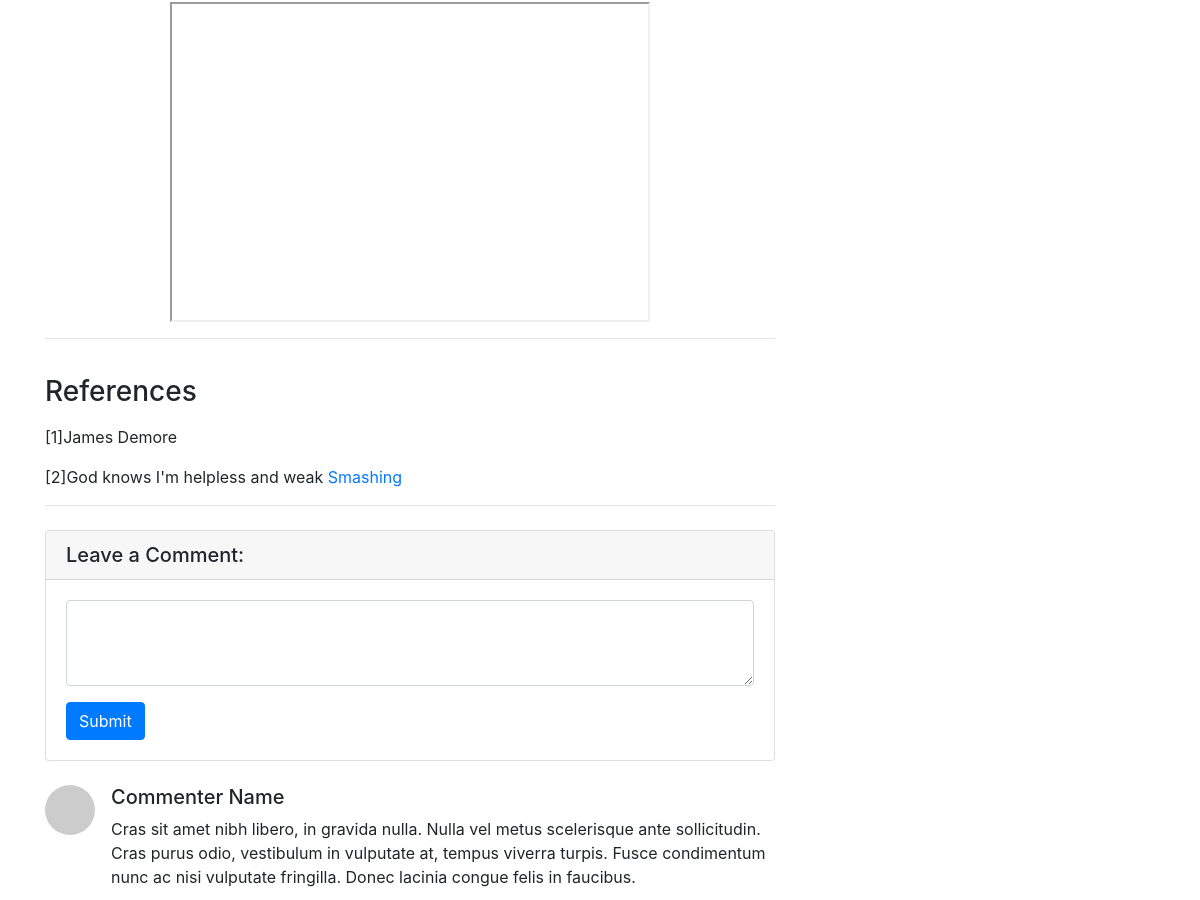
The app's page / (middle part), older data.
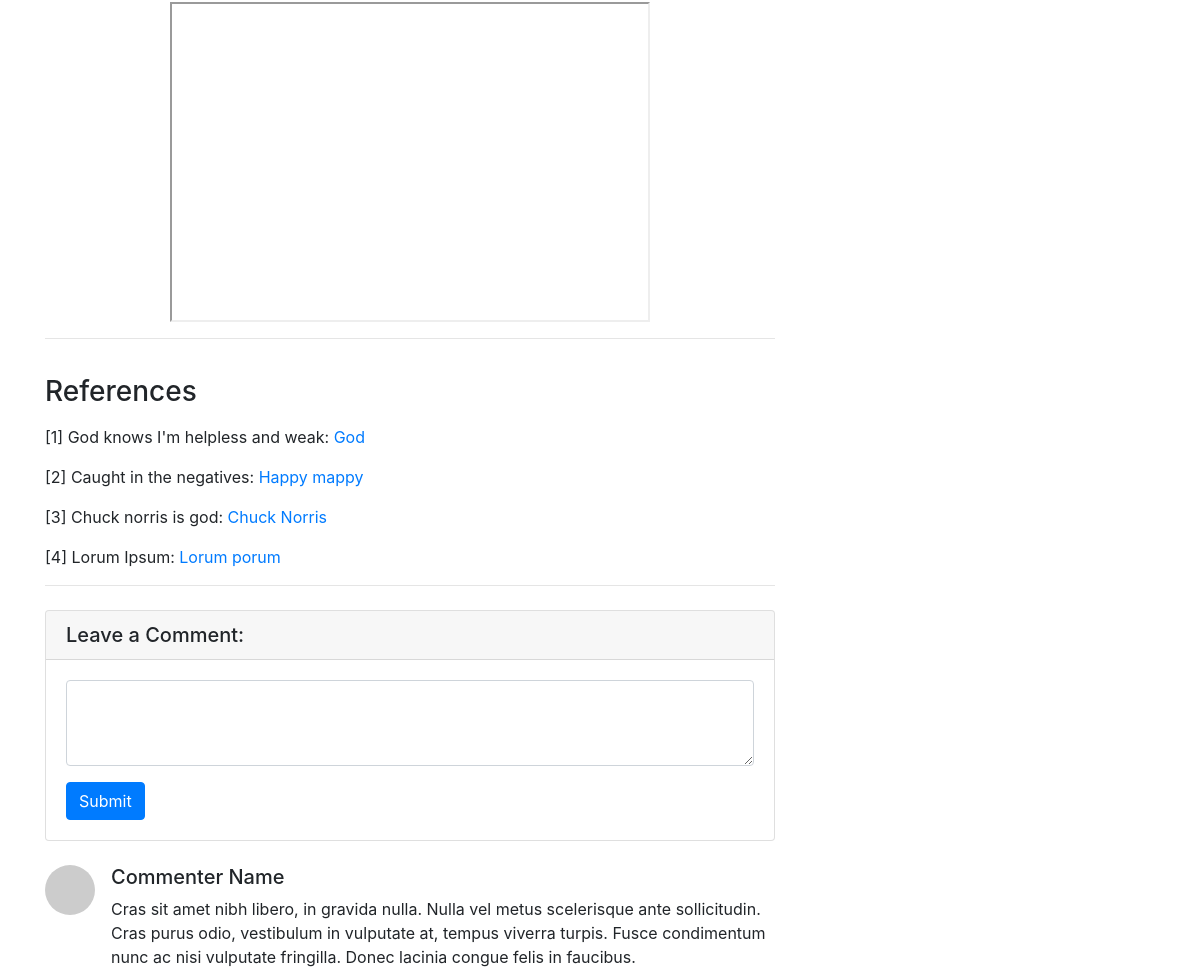
The same page, newer data.
### post/models.py (models this page shows)
class Post(models.Model):
    title = models.CharField(max_length=100)
    subtitle = models.TextField(max_length=300)
    category = models.CharField(max_length=20)
    date = models.DateField()
    topImage = models.CharField(max_length=100)
    topImageDescription = models.CharField(max_length=100, default="Description of picture")
    text1 = models.TextField(max_length=3000, default="No text")
    middleImage = models.CharField(max_length=100)
    middleImageDescription = models.CharField(max_length=300, default="Description of picture")
    text2 = models.TextField(max_length=3000, default="No text")
    extraImage1 = models.CharField(max_length=100, default="No image")
    extraImage1Description = models.CharField(max_length=100, default="Description of picture")
    extraImage2 = models.CharField(max_length=100, default="No image")
    extraImage2Description = models.CharField(max_length=100, default="Description of picture")
    extraImage3 = models.CharField(max_length=100, default="No image")
    extraImage3Description = models.CharField(max_length=100, default="Description of picture")
    video = models.CharField(max_length=100, default="No video for this post")
    repo = models.CharField(max_length=100, default="No repo for this post")
    references = models.TextField(max_length=1000, default="none")

### post/views.py (the view)
# urls.py: path("", views.index, name="index"),
def index(request):
    latestPost = Post.objects.latest('id')
    return render(request, "index.html", {'latestPost': latestPost})

### post/templates/index.html (shortened to what this page needs)
{% extends 'base.html' %}
{% block post %}
<div class="container">
    <div class="row">
        <div class="col-lg-8">
            {% if latestPost.video != 'na' %}
            <div title="Video section">
                <div class="d-flex justify-content-center">
                    <iframe width="480" height="320" src="{{ latestPost.video }}">
                    </iframe>
                </div>
            </div>
            {% endif %}
            <hr>
            <div class="references_section">
                <h3>References</h3>
                {% if latestPost.references != "none" %}
                <p>{{ latestPost.references | safe | linebreaks }}</p>
                {% endif %}
            </div>
            {% endblock %}

### templates/base.html (shortened to what this page needs)
<!DOCTYPE html>
<html lang="en">
<head>
  {% load static %}
  <link href="{% static 'vendor/bootstrap/css/bootstrap.min.css' %}" rel="stylesheet">
  <link href="{% static 'css/blog-post.css' %}" rel="stylesheet">
  <link href="{% static 'css/styles.css' %}" rel="stylesheet">
</head>
<body>
  {% block post %}
  {% endblock %}
  <hr>
  <div class="card my-4">
    <h5 class="card-header">Leave a Comment:</h5>
    <div class="card-body">
      <form>
        <div class="form-group">
          <textarea class="form-control" rows="3"></textarea>
        </div>
        <button type="submit" class="btn btn-primary">Submit</button>
      </form>
    </div>
  </div>
  <div class="media mb-4">
    <img class="d-flex mr-3 rounded-circle" src="http://placehold.it/50x50" alt="">
    <div class="media-body">
      <h5 class="mt-0">Commenter Name</h5>
      Cras sit amet nibh libero, in gravida nulla. Nulla vel metus scelerisque ante sollicitudin. Cras purus odio,
      vestibulum in vulputate at, tempus viverra turpis. Fusce condimentum nunc ac nisi vulputate fringilla. Donec
      lacinia congue felis in faucibus.
    </div>
  </div>
  </div>
  <div class="col-md-4">
  </div>
  </div>
  </div>
</body>
</html>

### static/css/blog-post.css (style rules this page uses)
body { padding-top: 56px; }

### static/css/styles.css (style rules this page uses)
.references_section { padding-top: 20px; }

Row changes from the older to the newer data that the page shows:
changed Post: references "[1]James Demore [2]God knows I'm helpless and weak Smashing" → "[1] God knows I'm helpless and weak: God [2] Caught in the negatives: Happy mappy [3] Chuck norris is god: Chuck Norris [4] Lorum Ipsum: Lorum porum"
